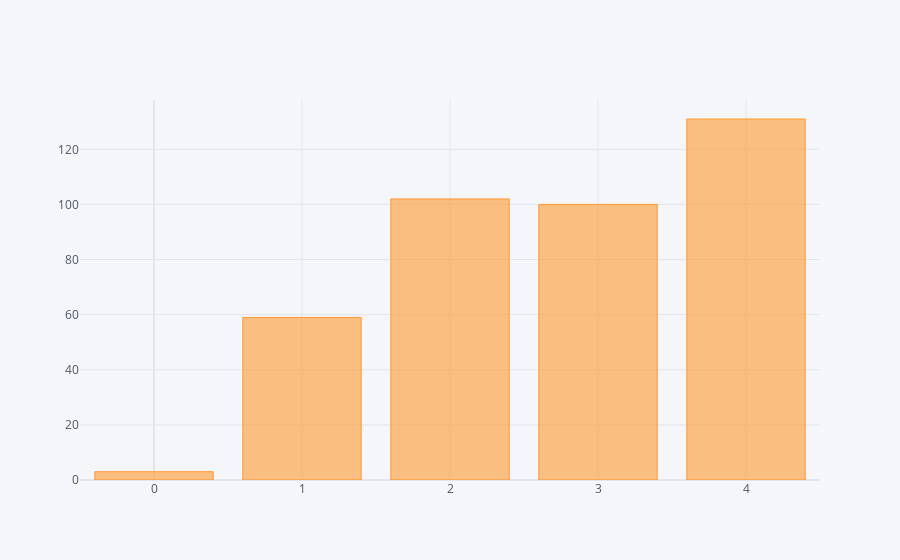

Notebook cell for this chart:
### Code cell
df['Medu'].value_counts().iplot(kind='bar')

### Figure 1 — Plotly figure (JSON) as saved in the notebook; plotly's stock layout.template omitted (floating-point values rounded to 4 significant figures)
{"data": [{"marker": {"color": "rgba(255, 153, 51, 0.6)", "line": {"color": "rgba(255, 153, 51, 1.0)", "width": 1}}, "name": "Medu", "orientation": "v", "text": "", "type": "bar", "x": [4, 2, 3, 1, 0], "y": [131, 102, 100, 59, 3]}], "layout": {"legend": {"bgcolor": "#F5F6F9", "font": {"color": "#4D5663"}}, "paper_bgcolor": "#F5F6F9", "plot_bgcolor": "#F5F6F9", "title": {"font": {"color": "#4D5663"}}, "xaxis": {"gridcolor": "#E1E5ED", "showgrid": true, "tickfont": {"color": "#4D5663"}, "title": {"font": {"color": "#4D5663"}, "text": ""}, "zerolinecolor": "#E1E5ED"}, "yaxis": {"gridcolor": "#E1E5ED", "showgrid": true, "tickfont": {"color": "#4D5663"}, "title": {"font": {"color": "#4D5663"}, "text": ""}, "zerolinecolor": "#E1E5ED"}}}
